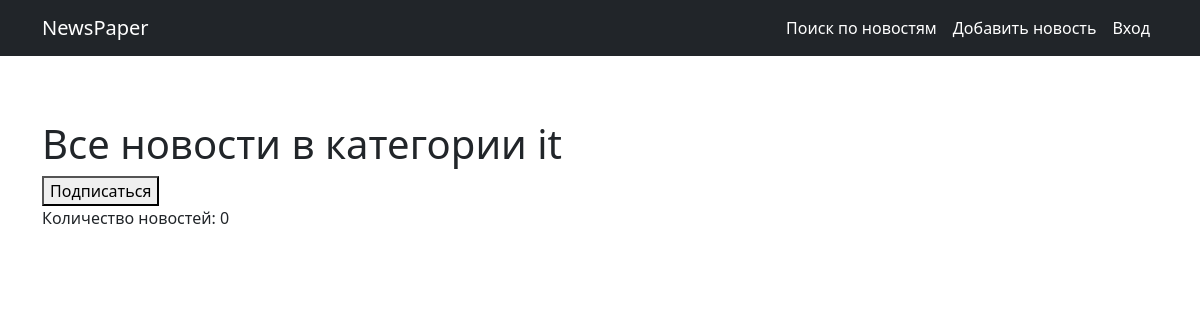
Page /news/category/1/ on the earlier database version.
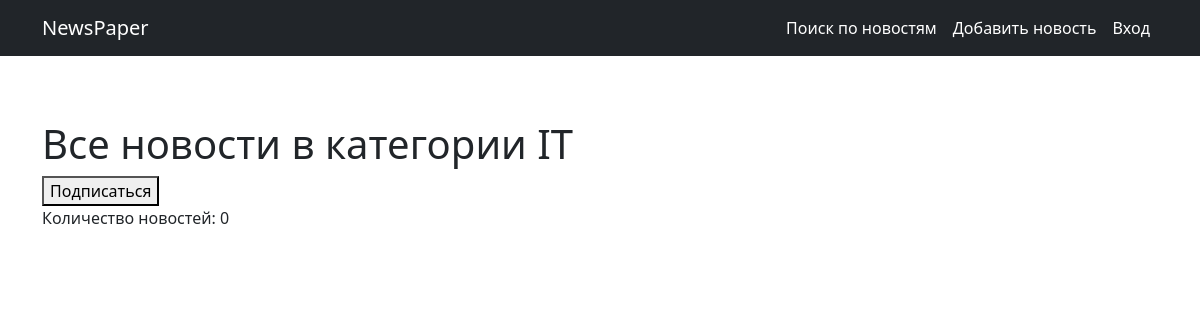
Same page on the later database version.
### news/models.py (models this page shows, shortened)
class Category(models.Model):
    name = models.CharField(max_length=255, unique=True)
    subscribers = models.ManyToManyField(User, blank=True)
    class Meta:
        verbose_name = 'Категория новости'
        verbose_name_plural = 'Категории новостей'
        ordering = ['id']

### news/views.py (the view)
# urls.py: path('category/<int:pk>/', CategoryDetailView.as_view(), name='category_detail'),
class CategoryDetailView(DetailView):
    model = Category  # модель всё та же, но мы хотим получать детали конкретно отдельного товара
    template_name = 'category.html'  # название шаблона будет product.html
    context_object_name = 'category'  # название объекта
    def get_context_data(self, **kwargs):
        context = super().get_context_data(**kwargs)
        user = self.request.user
        category = self.get_object()
        news_list = category.post_set.all()
        paginator = Paginator(news_list, 20)
        page_number = self.request.GET.get('page')
        page_obj = paginator.get_page(page_number)
        context['news'] = page_obj
        context['subscribed'] = category.subscribers.filter(username=user.username).exists()
        context['page_obj'] = page_obj
        return context

### templates/category.html (shortened to what this page needs)
{% extends 'flatpages/default.html' %}
{% load custom_filters %}
{% block content %}
    <h1>Все новости в категории <span>{{ category.name }}</span></h1>
<div>
    {% if subscribed %}
    <a href="{% url 'unsubscribe' category.id %}">
        <button>Отписаться</button>
    </a>
    {% else %}
    <a href="{% url 'subscribe' category.id %}">
        <button>Подписаться</button>
    </a>
    {% endif %}
</div>
    <p>Количество новостей: {{ news|length }}</p>
{% endblock content %}

Differences in the rows shown:
changed Category: name "it" → "IT"
